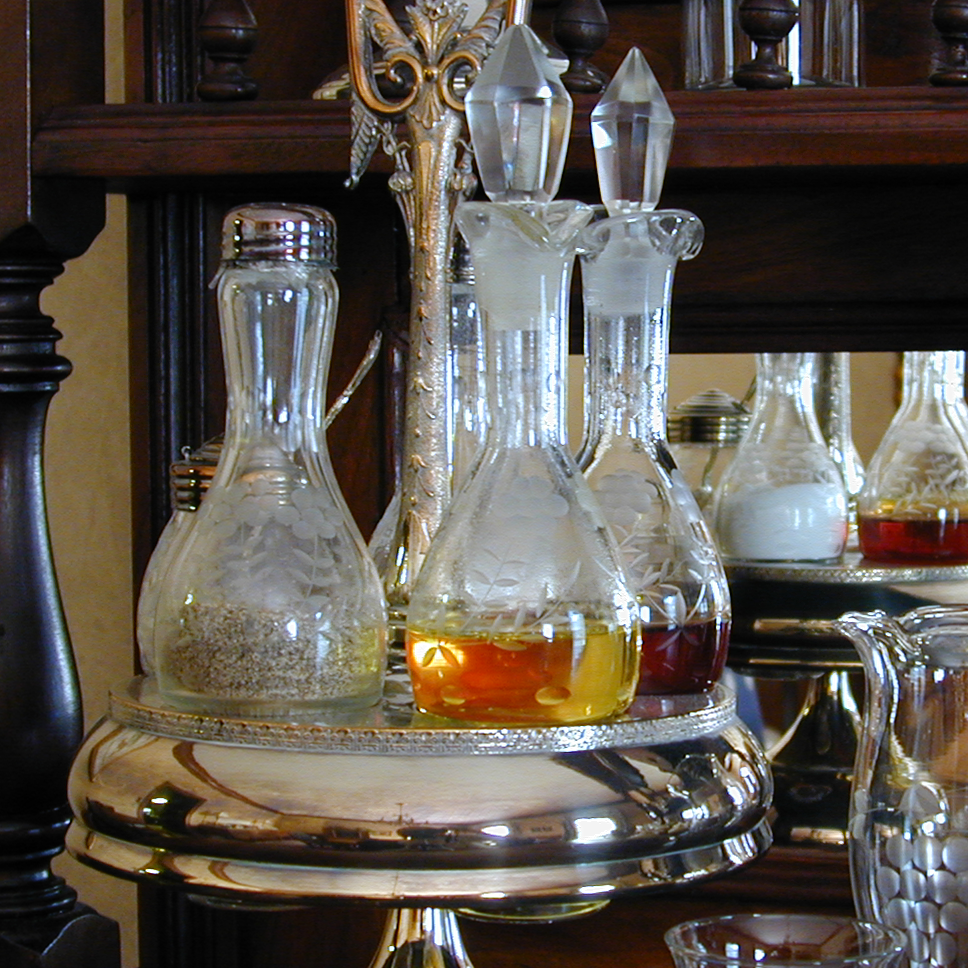
%> input picture ICV/lab1/img2.png, 968 x 968 px, given in place of N1.png, which was not available
$ octave t7.m   (GNU Octave 9; MATLAB toolbox functions it lacks are replaced by stand-ins)
%> lines starting %> are read from the running program, lines starting %| are printed output that depends on the picture; in (x1, y1, x2, y2) boxes, pixels count from 0 and x2, y2 are one past the last pixel; in counts of white or black regions, pixels touching at a corner belong together; the program's own positions count from 1; pictures that were not available may be replaced by others from this repository, and a replacement may not be noted
% Task 7: Perform a low-pass filtering in the frequency domain,
% using a Gaussian Transfer Function, and display the filtered images.
% Specify the exact form of the transfer function used
% and display the transfer function as an image.

%Reading a file and converting to greyscale
I0 = imread('N1.png');
%> I0 is the input picture: size 968x968x3 uint8; mean R, G, B 91.8, 84.8, 76.7
I0grey = im2double(rgb2gray(I0)); %grey, MxN
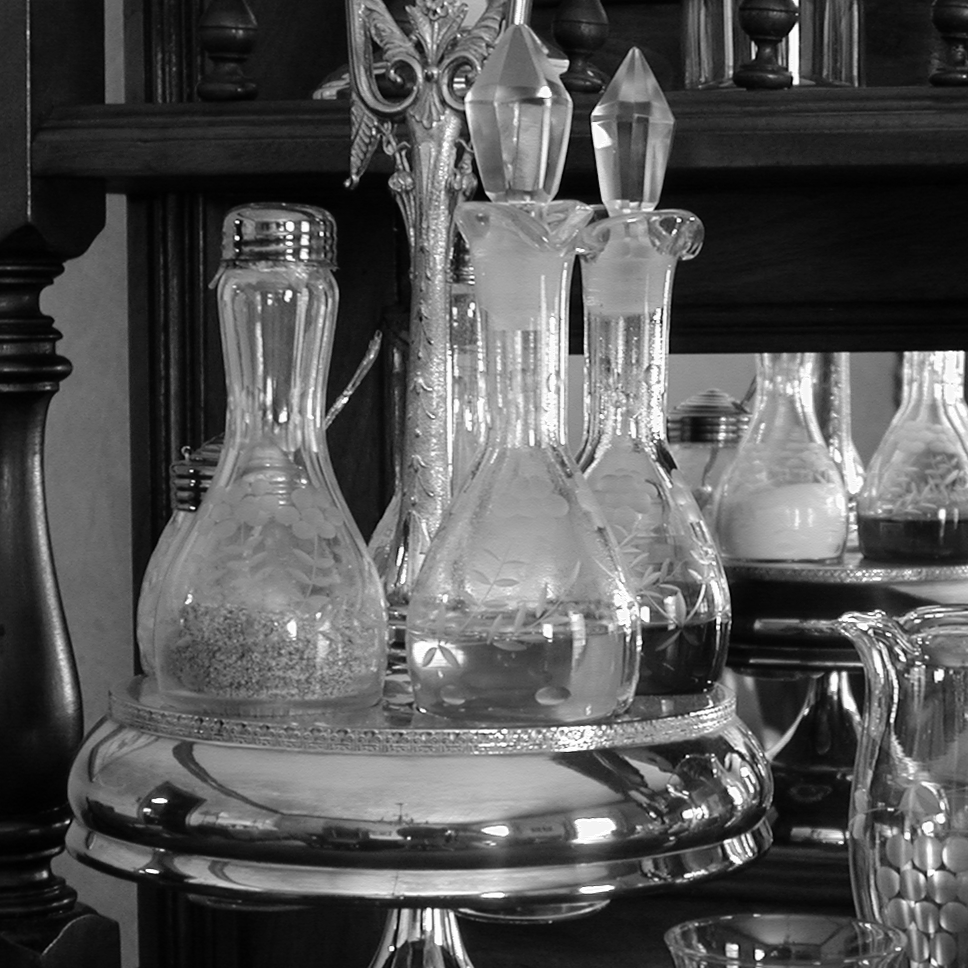
%> I0grey: size 968x968 double; min 0, max 1, mean 0.337
% Cut-off frequency for low pass filter
prompt = 'Enter a cut-off frequency for a low-pass filter:';
dlg_title = 'Cut-off frequency';
num_lines = 1;
def = {'0.20'};
answer = inputdlg(prompt,dlg_title,num_lines,def);
%> the answer given: 0.20
K0 = str2double(answer);
% If loop that checks if K0 is correct (in range of frequencies)
ff = fft2(I0grey); % Take Fourier Transform 2D
while(1)
    if (K0 >= min(ff(:))) && (K0 <= max(ff(:)))
        break;
    else
        prompt = 'Entered cut-off frequency is incorrect, type another:';
        dlg_title = 'Cut-off frequency';
        num_lines = 1;
        def = {'0.20'};
        answer = inputdlg(prompt,dlg_title,num_lines,def);
        K0 = str2double(answer);
    end
end
%> after the loop, K0 = 0.2; answer = {'0.20'}; def = {'0.20'}; dlg_title = 'Cut-off frequency'; num_lines = 1; prompt = 'Enter a cut-off frequency for a low-pass filter:'
%%Processing
% Fourier transform
ff = fft2(I0grey); % Take Fourier Transform 2D
F = 20*log(abs(fftshift(ff))); % Shift center; get log magnitude
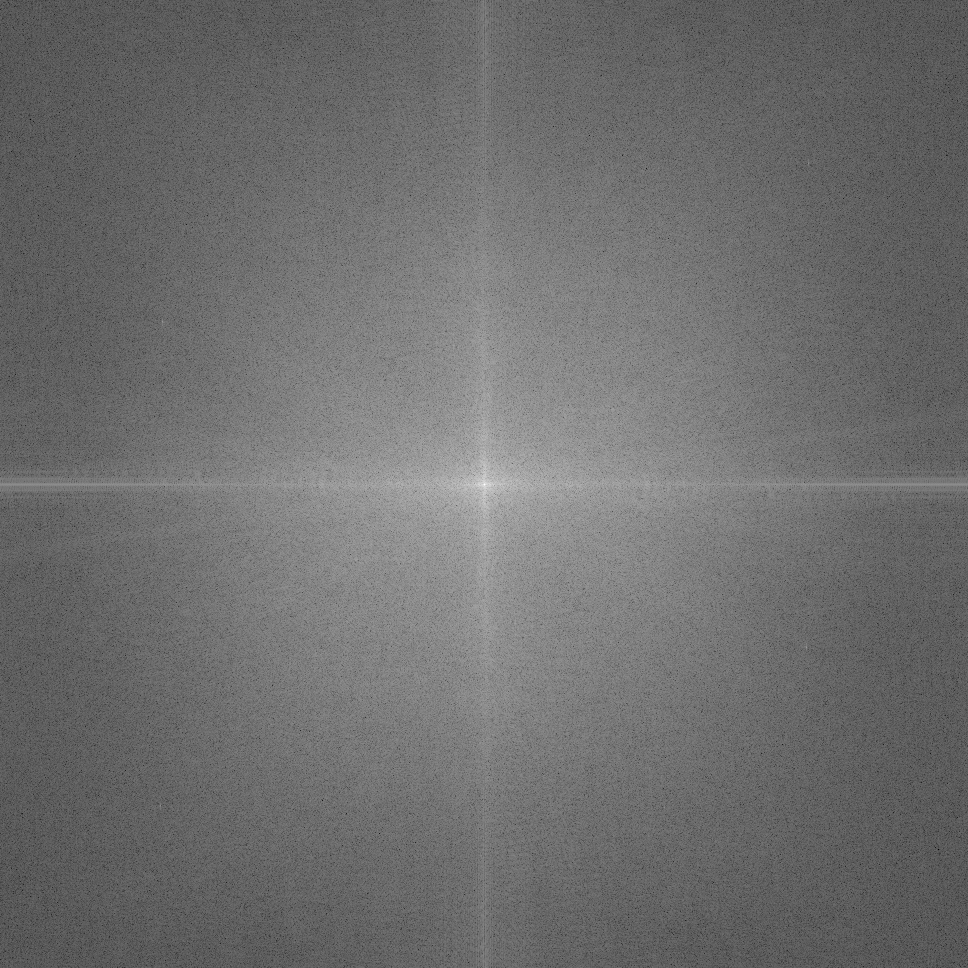
%> F: size 968x968 double; min -104.1, max 253.3, mean 50.8; drawn with min black and max white
% Application of low pass filter in reconstruction
%Image dimensions
[N,M] = size(I0grey); %[height, width]
%> N = 968; M = 968
%Sampling intervals
dx = 1;
dy = 1;
%Characteristic wavelengths
KX0 = (mod(1/2 + (0:(M-1))/M, 1) - 1/2);
KX1 = KX0 * (2*pi/dx);
KY0 = (mod(1/2 + (0:(N-1))/N, 1) - 1/2);
KY1 = KY0 * (2*pi/dx);
[KX,KY] = meshgrid(KX1,KY1);
%Filter formulation
lpf = (KX.*KX - KY.*KY > K0^2);
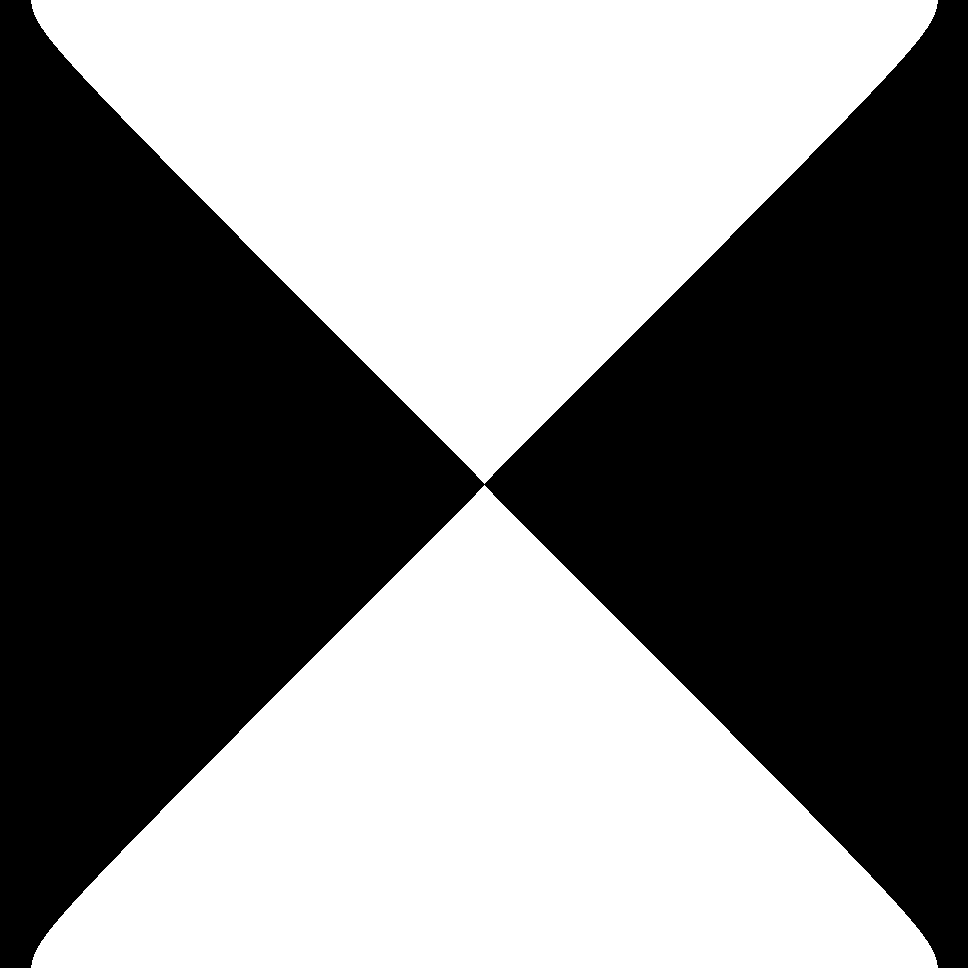
%> lpf: size 968x968 logical; 49.2% white; 2 white regions, box (x1, y1, x2, y2) and area: (31, 0, 938, 484) 230896, (31, 485, 938, 968) 229989
%Filter Application
rec = ifft2(lpf.*ff);
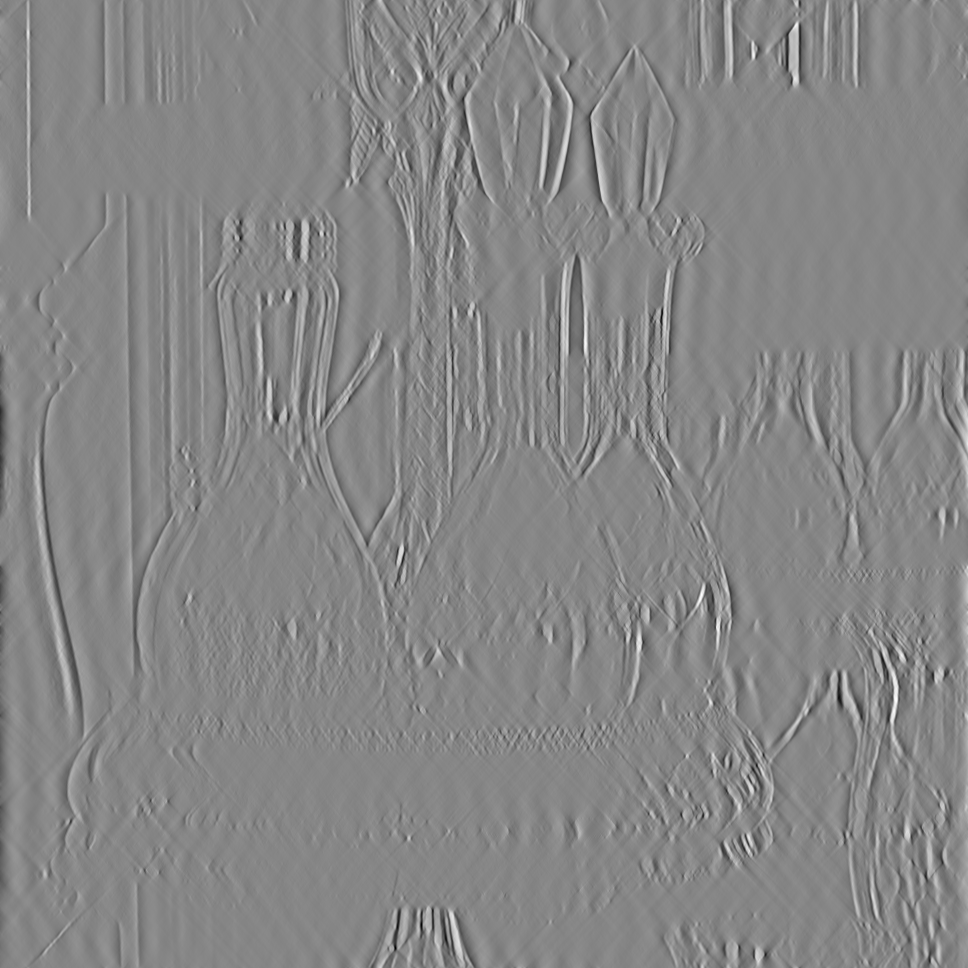
%> rec: size 968x968 double; min -0.675, max 0.606, mean -1.64e-20; drawn with min black and max white
%
lp = fir1(32,K0);  % Generate the lowpass filter (order, cut-off frequency)
%> lp = 33 values, max 0.199 at index 17, min -0.027 at index 24, mean 0.0303
%> (the run ends here)
